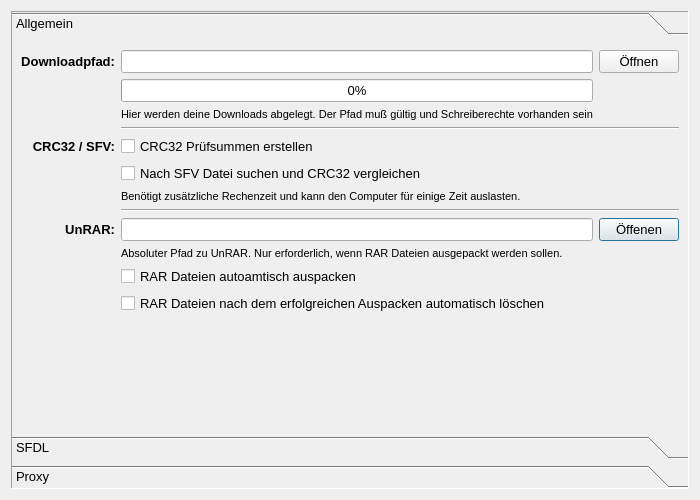
<?xml version="1.0" encoding="UTF-8"?>
<ui version="4.0">
 <class>Settings</class>
 <widget class="QDialog" name="Settings">
  <property name="geometry">
   <rect>
    <x>0</x>
    <y>0</y>
    <width>700</width>
    <height>500</height>
   </rect>
  </property>
  <property name="windowTitle">
   <string>Dialog</string>
  </property>
  <layout class="QGridLayout" name="gridLayout">
   <item row="0" column="0">
    <widget class="QToolBox" name="toolBox">
     <property name="font">
      <font>
       <pointsize>10</pointsize>
      </font>
     </property>
     <property name="frameShape">
      <enum>QFrame::Panel</enum>
     </property>
     <property name="frameShadow">
      <enum>QFrame::Sunken</enum>
     </property>
     <property name="currentIndex">
      <number>0</number>
     </property>
     <property name="tabSpacing">
      <number>6</number>
     </property>
     <widget class="QWidget" name="page">
      <property name="geometry">
       <rect>
        <x>0</x>
        <y>0</y>
        <width>680</width>
        <height>390</height>
       </rect>
      </property>
      <attribute name="label">
       <string>Allgemein</string>
      </attribute>
      <layout class="QGridLayout" name="gridLayout_2">
       <item row="11" column="0">
        <widget class="QLabel" name="label_5">
         <property name="font">
          <font>
           <weight>75</weight>
           <bold>true</bold>
          </font>
         </property>
         <property name="text">
          <string>UnRAR:</string>
         </property>
         <property name="alignment">
          <set>Qt::AlignRight|Qt::AlignTrailing|Qt::AlignVCenter</set>
         </property>
        </widget>
       </item>
       <item row="11" column="1">
        <widget class="QLineEdit" name="line_unrar_path">
         <property name="readOnly">
          <bool>true</bool>
         </property>
        </widget>
       </item>
       <item row="11" column="2">
        <widget class="QPushButton" name="button_openUnrarPath">
         <property name="text">
          <string>Öffenen</string>
         </property>
        </widget>
       </item>
       <item row="8" column="1">
        <widget class="QCheckBox" name="chk_sfv">
         <property name="text">
          <string>Nach SFV Datei suchen und CRC32 vergleichen</string>
         </property>
        </widget>
       </item>
       <item row="7" column="1">
        <widget class="QCheckBox" name="chk_crc32">
         <property name="text">
          <string>CRC32 Prüfsummen erstellen</string>
         </property>
        </widget>
       </item>
       <item row="2" column="1">
        <widget class="QProgressBar" name="bar_openDownloadPath">
         <property name="enabled">
          <bool>true</bool>
         </property>
         <property name="value">
          <number>0</number>
         </property>
         <property name="textVisible">
          <bool>true</bool>
         </property>
         <property name="invertedAppearance">
          <bool>false</bool>
         </property>
         <property name="textDirection">
          <enum>QProgressBar::TopToBottom</enum>
         </property>
        </widget>
       </item>
       <item row="9" column="1" colspan="2">
        <widget class="QLabel" name="label_4">
         <property name="font">
          <font>
           <pointsize>8</pointsize>
          </font>
         </property>
         <property name="text">
          <string>Benötigt zusätzliche Rechenzeit und kann den Computer für einige Zeit auslasten.</string>
         </property>
         <property name="scaledContents">
          <bool>true</bool>
         </property>
         <property name="wordWrap">
          <bool>true</bool>
         </property>
        </widget>
       </item>
       <item row="13" column="1">
        <widget class="QCheckBox" name="chk_unrar">
         <property name="text">
          <string>RAR Dateien autoamtisch auspacken</string>
         </property>
        </widget>
       </item>
       <item row="14" column="1">
        <widget class="QCheckBox" name="chk_unrar_del">
         <property name="text">
          <string>RAR Dateien nach dem erfolgreichen Auspacken automatisch löschen</string>
         </property>
        </widget>
       </item>
       <item row="6" column="1" colspan="2">
        <widget class="Line" name="line">
         <property name="orientation">
          <enum>Qt::Horizontal</enum>
         </property>
        </widget>
       </item>
       <item row="1" column="1">
        <widget class="QLineEdit" name="line_openDownloadPath">
         <property name="frame">
          <bool>true</bool>
         </property>
         <property name="readOnly">
          <bool>true</bool>
         </property>
        </widget>
       </item>
       <item row="10" column="1" colspan="2">
        <widget class="Line" name="line_2">
         <property name="orientation">
          <enum>Qt::Horizontal</enum>
         </property>
        </widget>
       </item>
       <item row="1" column="0">
        <widget class="QLabel" name="label">
         <property name="font">
          <font>
           <weight>75</weight>
           <bold>true</bold>
          </font>
         </property>
         <property name="text">
          <string>Downloadpfad:</string>
         </property>
         <property name="alignment">
          <set>Qt::AlignRight|Qt::AlignTrailing|Qt::AlignVCenter</set>
         </property>
        </widget>
       </item>
       <item row="1" column="2">
        <widget class="QPushButton" name="button_openDownloadPath">
         <property name="text">
          <string>Öffnen</string>
         </property>
        </widget>
       </item>
       <item row="15" column="1">
        <spacer name="verticalSpacer">
         <property name="orientation">
          <enum>Qt::Vertical</enum>
         </property>
         <property name="sizeHint" stdset="0">
          <size>
           <width>20</width>
           <height>40</height>
          </size>
         </property>
        </spacer>
       </item>
       <item row="7" column="0">
        <widget class="QLabel" name="label_3">
         <property name="font">
          <font>
           <weight>75</weight>
           <bold>true</bold>
          </font>
         </property>
         <property name="text">
          <string>CRC32 / SFV:</string>
         </property>
         <property name="alignment">
          <set>Qt::AlignRight|Qt::AlignTrailing|Qt::AlignVCenter</set>
         </property>
        </widget>
       </item>
       <item row="5" column="1" colspan="2">
        <widget class="QLabel" name="label_2">
         <property name="font">
          <font>
           <pointsize>8</pointsize>
          </font>
         </property>
         <property name="text">
          <string>Hier werden deine Downloads abgelegt. Der Pfad muß gültig und Schreiberechte vorhanden sein</string>
         </property>
        </widget>
       </item>
       <item row="12" column="1">
        <widget class="QLabel" name="label_16">
         <property name="font">
          <font>
           <pointsize>8</pointsize>
          </font>
         </property>
         <property name="text">
          <string>Absoluter Pfad zu UnRAR. Nur erforderlich, wenn RAR Dateien ausgepackt werden sollen.</string>
         </property>
        </widget>
       </item>
      </layout>
     </widget>
     <widget class="QWidget" name="page_2">
      <property name="geometry">
       <rect>
        <x>0</x>
        <y>0</y>
        <width>680</width>
        <height>390</height>
       </rect>
      </property>
      <attribute name="label">
       <string>SFDL</string>
      </attribute>
      <layout class="QGridLayout" name="gridLayout_5">
       <item row="2" column="1">
        <widget class="QLabel" name="label_14">
         <property name="text">
          <string>Passwörter</string>
         </property>
         <property name="alignment">
          <set>Qt::AlignRight|Qt::AlignTop|Qt::AlignTrailing</set>
         </property>
        </widget>
       </item>
       <item row="3" column="3">
        <spacer name="verticalSpacer_3">
         <property name="orientation">
          <enum>Qt::Vertical</enum>
         </property>
         <property name="sizeHint" stdset="0">
          <size>
           <width>20</width>
           <height>40</height>
          </size>
         </property>
        </spacer>
       </item>
       <item row="1" column="1">
        <widget class="QLabel" name="label_13">
         <property name="text">
          <string>Neues Passwort</string>
         </property>
         <property name="alignment">
          <set>Qt::AlignRight|Qt::AlignTrailing|Qt::AlignVCenter</set>
         </property>
        </widget>
       </item>
       <item row="1" column="3">
        <widget class="QPushButton" name="btn_new_password">
         <property name="text">
          <string>Hinzufügen</string>
         </property>
        </widget>
       </item>
       <item row="1" column="2">
        <widget class="QLineEdit" name="line_new_password"/>
       </item>
       <item row="2" column="3">
        <widget class="QPushButton" name="btn_del_password">
         <property name="text">
          <string>Entfernen</string>
         </property>
        </widget>
       </item>
       <item row="2" column="2" rowspan="2">
        <widget class="QListWidget" name="list_sfdl_passwords">
         <property name="font">
          <font>
           <pointsize>10</pointsize>
          </font>
         </property>
         <property name="editTriggers">
          <set>QAbstractItemView::NoEditTriggers</set>
         </property>
         <property name="showDropIndicator" stdset="0">
          <bool>false</bool>
         </property>
        </widget>
       </item>
       <item row="0" column="0">
        <widget class="QLabel" name="label_12">
         <property name="font">
          <font>
           <weight>75</weight>
           <bold>true</bold>
          </font>
         </property>
         <property name="text">
          <string>Passwörter:</string>
         </property>
         <property name="alignment">
          <set>Qt::AlignRight|Qt::AlignTop|Qt::AlignTrailing</set>
         </property>
        </widget>
       </item>
       <item row="0" column="1" colspan="3">
        <widget class="QLabel" name="label_15">
         <property name="font">
          <font>
           <pointsize>8</pointsize>
          </font>
         </property>
         <property name="text">
          <string>Diese Passwörter dienen zum entschlüsseln verschlüsselter SFDL Dateien. Wenn das korrekte Passwort nicht in dieser Liste steht, ist auch kein Download möglich. Das gültige Passwort muß vor dem Öffnen einer SFDL Datei hier eingetragen werden. Die Reihenfolge der Passwörter ist egal.</string>
         </property>
         <property name="wordWrap">
          <bool>true</bool>
         </property>
        </widget>
       </item>
      </layout>
     </widget>
     <widget class="QWidget" name="page_3">
      <property name="geometry">
       <rect>
        <x>0</x>
        <y>0</y>
        <width>680</width>
        <height>390</height>
       </rect>
      </property>
      <attribute name="label">
       <string>Proxy</string>
      </attribute>
      <layout class="QGridLayout" name="gridLayout_4">
       <item row="0" column="0">
        <layout class="QGridLayout" name="gridLayout_3">
         <item row="5" column="2">
          <spacer name="verticalSpacer_2">
           <property name="orientation">
            <enum>Qt::Vertical</enum>
           </property>
           <property name="sizeHint" stdset="0">
            <size>
             <width>20</width>
             <height>40</height>
            </size>
           </property>
          </spacer>
         </item>
         <item row="1" column="2">
          <widget class="QLineEdit" name="line_proxy_port">
           <property name="maximumSize">
            <size>
             <width>80</width>
             <height>16777215</height>
            </size>
           </property>
          </widget>
         </item>
         <item row="2" column="2">
          <widget class="QLineEdit" name="line_proxy_user">
           <property name="maximumSize">
            <size>
             <width>200</width>
             <height>16777215</height>
            </size>
           </property>
          </widget>
         </item>
         <item row="0" column="1">
          <widget class="QLabel" name="label_7">
           <property name="text">
            <string>Host</string>
           </property>
           <property name="alignment">
            <set>Qt::AlignRight|Qt::AlignTrailing|Qt::AlignVCenter</set>
           </property>
          </widget>
         </item>
         <item row="3" column="2">
          <widget class="QLineEdit" name="line_proxy_pass">
           <property name="maximumSize">
            <size>
             <width>200</width>
             <height>16777215</height>
            </size>
           </property>
          </widget>
         </item>
         <item row="0" column="0">
          <widget class="QLabel" name="label_6">
           <property name="font">
            <font>
             <weight>75</weight>
             <bold>true</bold>
            </font>
           </property>
           <property name="text">
            <string>FTP Proxy:</string>
           </property>
           <property name="alignment">
            <set>Qt::AlignRight|Qt::AlignTrailing|Qt::AlignVCenter</set>
           </property>
          </widget>
         </item>
         <item row="1" column="1">
          <widget class="QLabel" name="label_8">
           <property name="text">
            <string>Port</string>
           </property>
           <property name="alignment">
            <set>Qt::AlignRight|Qt::AlignTrailing|Qt::AlignVCenter</set>
           </property>
          </widget>
         </item>
         <item row="2" column="1">
          <widget class="QLabel" name="label_9">
           <property name="text">
            <string>Benutzer</string>
           </property>
           <property name="alignment">
            <set>Qt::AlignRight|Qt::AlignTrailing|Qt::AlignVCenter</set>
           </property>
          </widget>
         </item>
         <item row="3" column="1">
          <widget class="QLabel" name="label_10">
           <property name="text">
            <string>Passwort</string>
           </property>
           <property name="alignment">
            <set>Qt::AlignRight|Qt::AlignTrailing|Qt::AlignVCenter</set>
           </property>
          </widget>
         </item>
         <item row="0" column="2">
          <widget class="QLineEdit" name="line_proxy_host">
           <property name="maximumSize">
            <size>
             <width>16777215</width>
             <height>16777215</height>
            </size>
           </property>
          </widget>
         </item>
         <item row="4" column="2">
          <widget class="QLabel" name="label_11">
           <property name="font">
            <font>
             <pointsize>8</pointsize>
            </font>
           </property>
           <property name="text">
            <string>Unterstützt werden nur SOCKS 5 Proxy Server nach RFC 1928.</string>
           </property>
          </widget>
         </item>
        </layout>
       </item>
      </layout>
     </widget>
    </widget>
   </item>
  </layout>
 </widget>
 <resources/>
 <connections/>
</ui>
